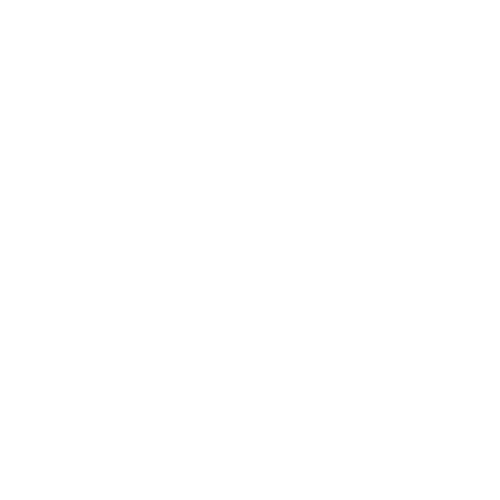
Frame 1 (no input)
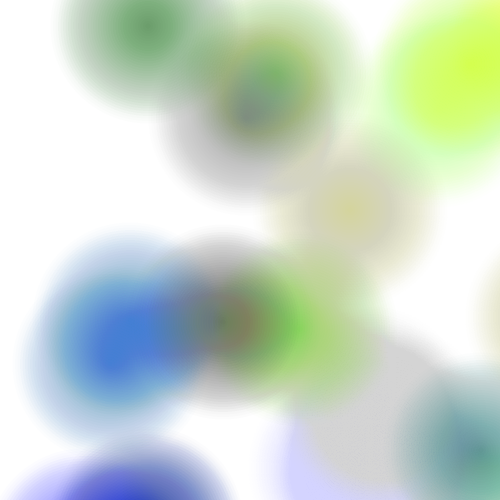
Frame 60 (the mouse pressed at the canvas centre just before this capture)
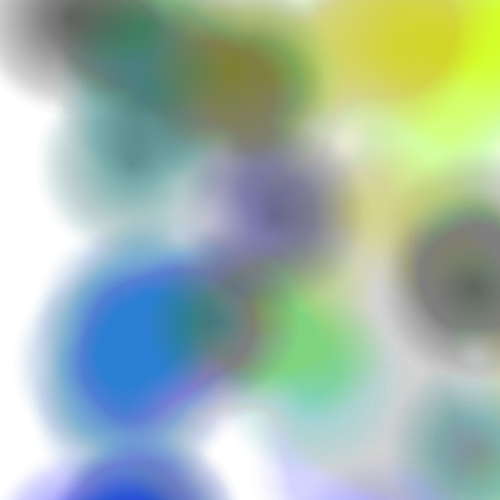
Frame 120 (the mouse held since frame 60 and released just before this capture)

The Processing sketch that drew these frames (run headless with seeded random() and noise(); from frame 60 on, the mouse is pressed at the canvas centre):

// Processing sketch: processing_163475
// ── processing_163475.pde

void setup() {
  size(500,500);
  background(255);
  noStroke();
}

void draw() {
  liquid(10,10);
}

void liquid(int x, int y) {
  for (int i = 0; i < 10; i++) {
    drop(int(random(500)),int(random(500)));
   }
}

void drop(int x, int y) {
  fill(x-40,x,y,3);
  translate(x,y);
  for (int i = 0; i < 380; i+=5) {
    ellipse(x,y,i-180,i-180);
  }
}
